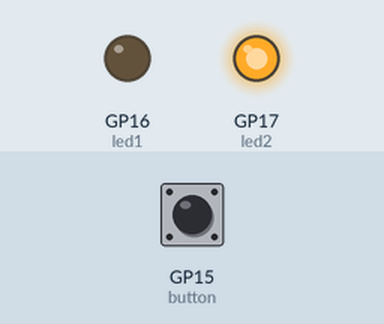
The program below on a simulated Raspberry Pi Pico running MicroPython. Parts: output pins drawn as LEDs (lit = HIGH). Inputs (shaded band) come from the test bench; at power-on: GP15 (button) LOW.

Above: at 1.2 s.
1.3 s: GP15 (button) pulled HIGH for 0.15 s
At 2.1 s:
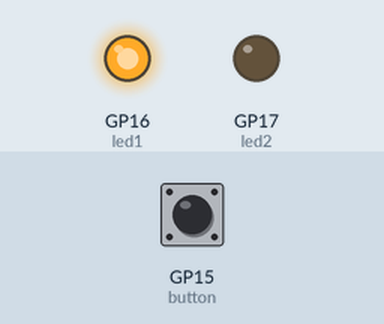
2.9 s: GP15 (button) pulled HIGH for 1 s
At 4.6 s:
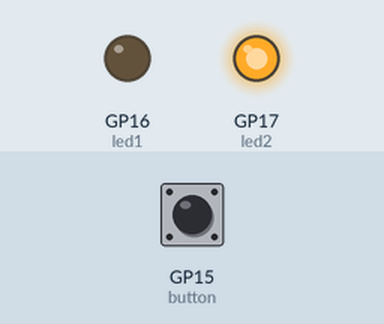
5.4 s: GP15 (button) pulled HIGH for 3.2 s
At 9.3 s:
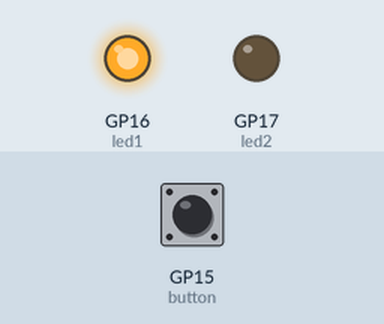
Timing chart, 0 to 10.8 s (numbered marks = the images above; inputs shaded):
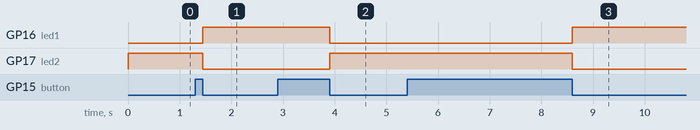

Measured:
- after the input at 1.3 s, GP16 (led1): LOW → HIGH after 0.15 s; GP17 (led2): HIGH → LOW after 0.15 s
- after the input at 2.9 s, GP16 (led1): HIGH → LOW after 1.0 s; GP17 (led2): LOW → HIGH after 1.0 s
- after the input at 5.4 s, GP16 (led1): LOW → HIGH after 3.2 s; GP17 (led2): HIGH → LOW after 3.2 s

The program:

lab3a.py
```python
# Author: J.E. Tannenbaum
# Initial Release: 01/13/2022
# Alternating blinking leds
from machine import Pin
import utime
from time import sleep

# define the last time a button was pressed
lastTime = 0

# Define the pin for each led
led1 = Pin(16, Pin.OUT)
led2 = Pin(17, Pin.OUT)

# define the pin for the button
button = Pin(15, Pin.IN, Pin.PULL_DOWN)

# make sure one is off and one is on
led1.low()
led2.high()

# handle the button press
def buttonPressed(pin):
    global lastTime, led1, led2

    # get the time the button was pressed and compare it with the last time
    newTime = utime.ticks_ms()
    if newTime - lastTime > 200:
        led1.toggle()
        led2.toggle()
        lastTime = newTime

# register the interrupt handler for the button
button.irq(trigger=Pin.IRQ_FALLING, handler=buttonPressed)

# Do nothing loop
while True:
    sleep(10)
```
